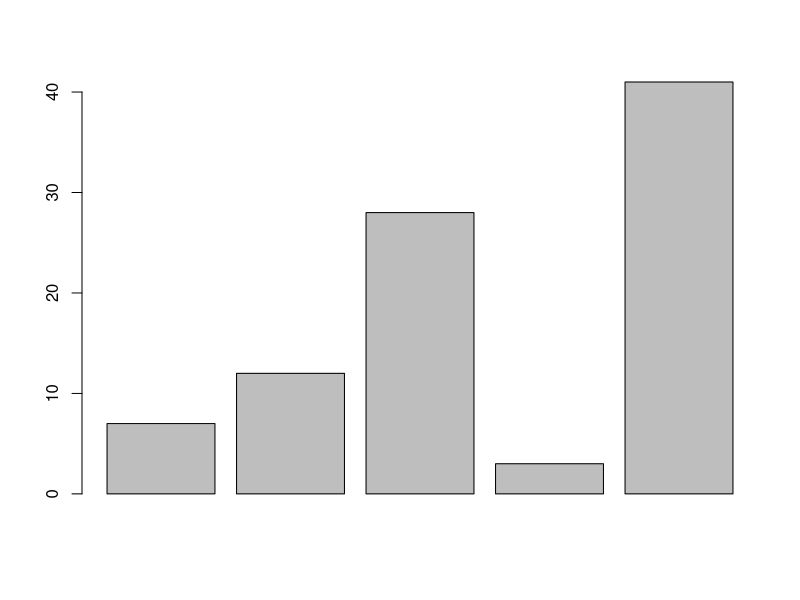
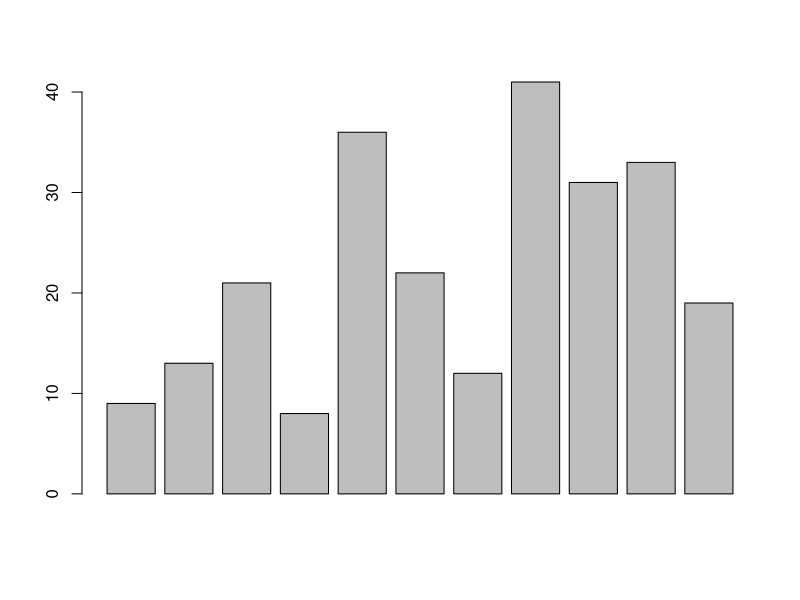
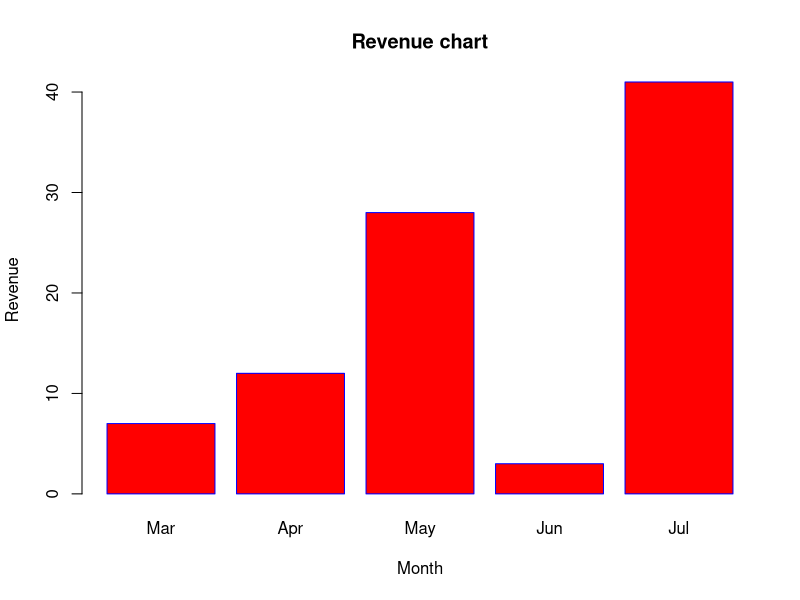
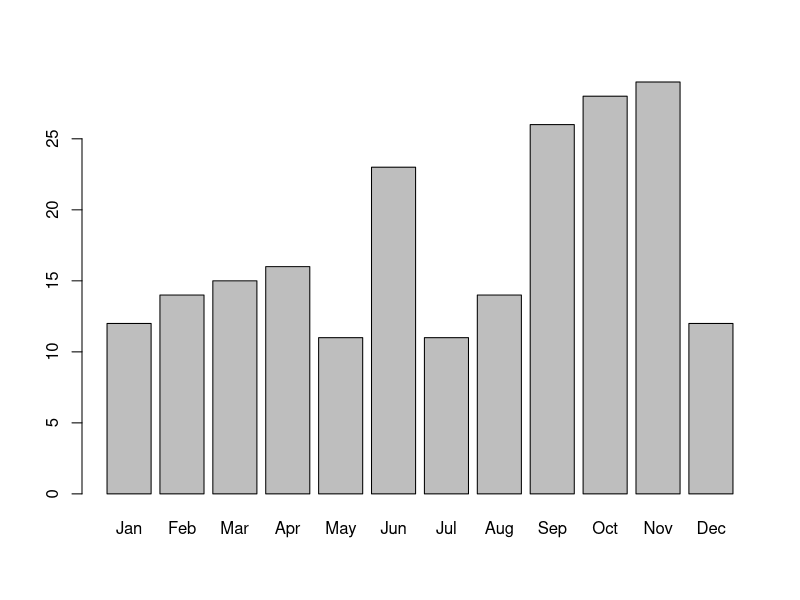
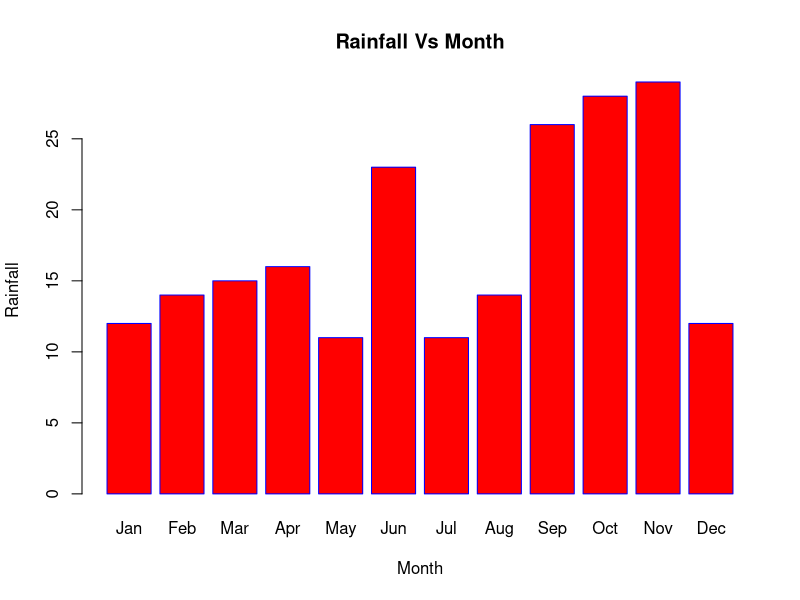
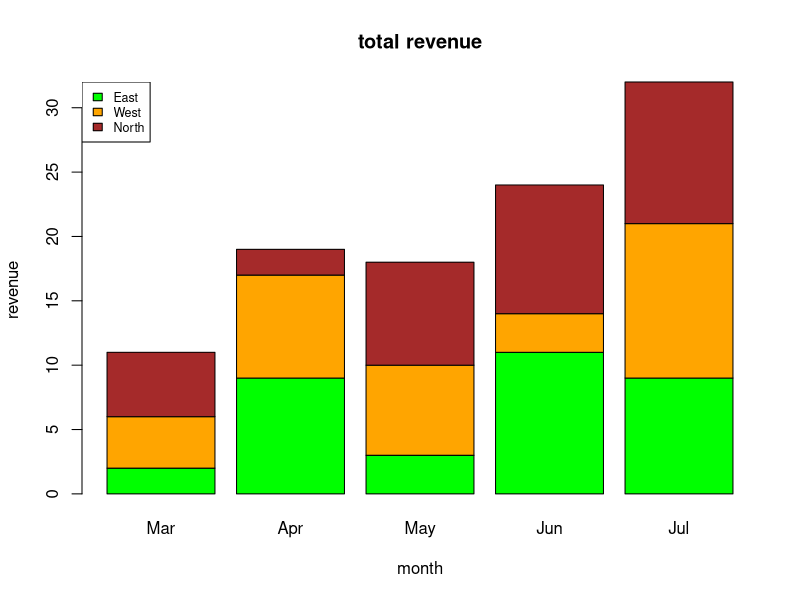
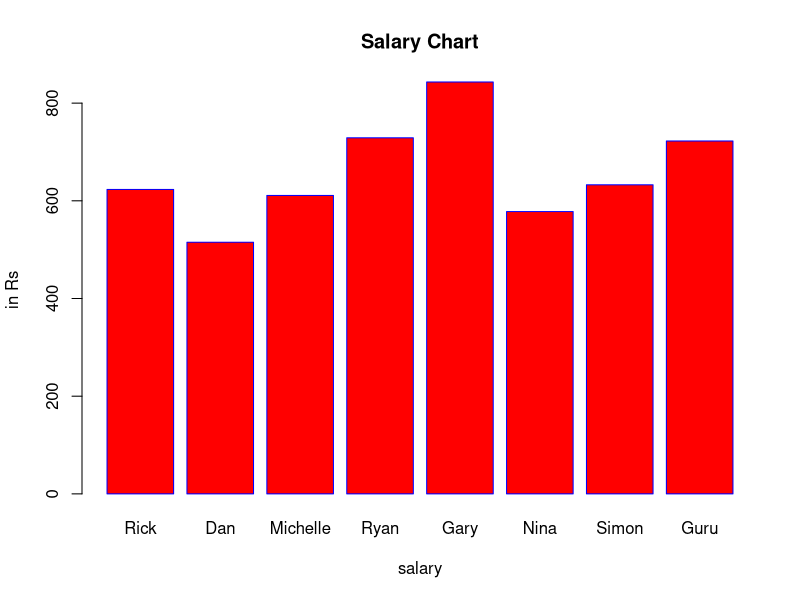

Source code (R) for these figures, in order:
H <- c(7,12,28,3,41)
barplot(H)
H <-  c(9,13,21,8,36,22,12,41,31,33,19)

barplot(H)
H <- c(7,12,28,3,41)
M <- c("Mar","Apr","May","Jun","Jul")
barplot(H,names.arg=M,xlab="Month",ylab="Revenue",col="red",
        main="Revenue chart",border="blue")


H<-c(12,14,15,16,11,23,11,14,26,28,29,12)
M<-c("Jan","Feb","Mar","Apr","May","Jun","Jul","Aug","Sep","Oct","Nov","Dec")
barplot(H,names.arg = M)
barplot(H,names.arg=M,xlab="Month",ylab="Rainfall",col="red",main="Rainfall Vs Month",border="blue")

dev.off()

colors = c("green","orange","brown")
months <- c("Mar","Apr","May","Jun","Jul")
regions <- c("East","West","North")

Values <- matrix(c(2,9,3,11,9,4,8,7,3,12,5,2,8,10,11), nrow = 3, ncol = 5, byrow = TRUE)
print(Values)
barplot(Values, main = "total revenue", names.arg = months, xlab = "month", ylab = "revenue", col = colors)
legend("topleft", regions, cex = 0.75, fill = colors)


df<-read.csv("Combined.csv")
print(df)

df1=df["SALARY"]
print(df1)
#barplot(df1)
v<-df1[,]
print(v)
dfname1<-df["Name"]
names<-dfname1[,]
print(names)
barplot(v,names.arg=names,xlab="salary",ylab="in Rs",main="Salary Chart",col="red",border="blue")
